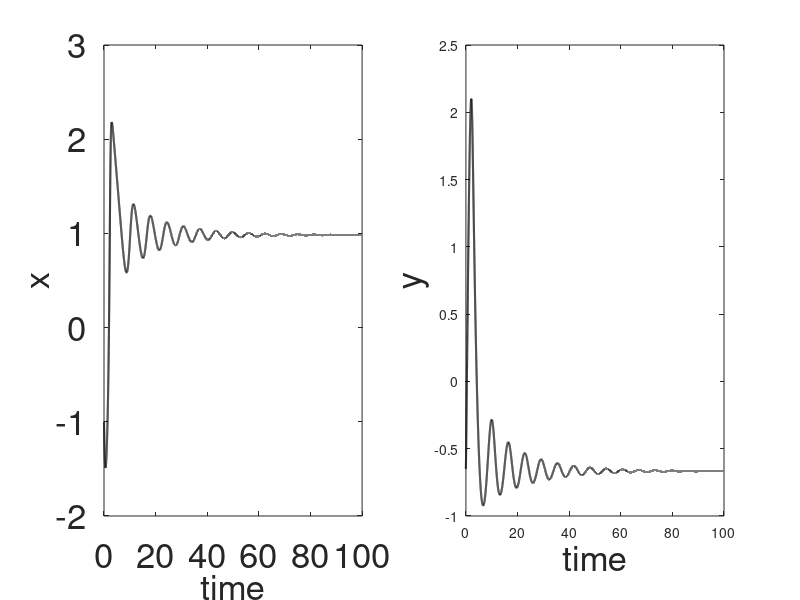
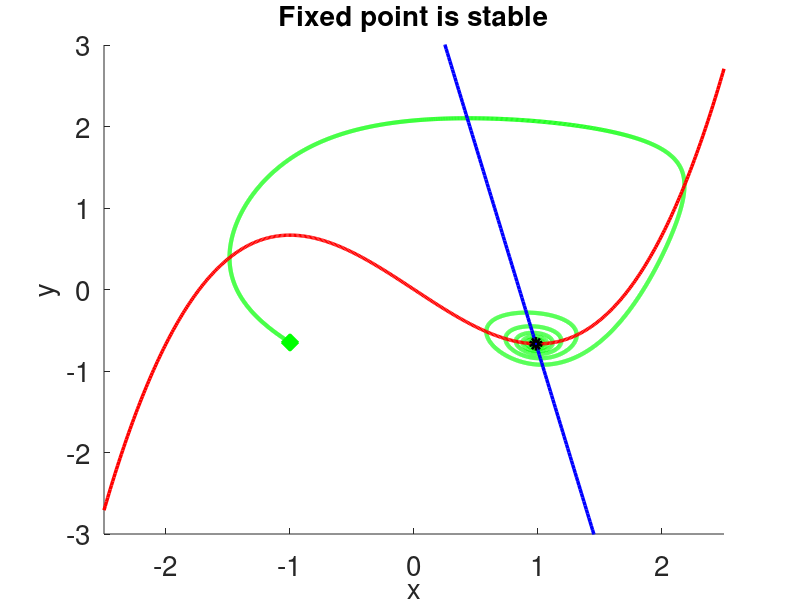

Write MATLAB code to recreate these figures, in order.
% extended FitzHugh-Nagumo Model

close all;

dt=0.002;
t0=0;
tf=100;
t=t0:dt:tf;
N=length(t);

alpha=0.85;
tau=1.25;
gamma=1;  %gamma close to 1
b=0.2;  % incline 


x_limit=2.5;
y_limit=2;
xE=(-x_limit:0.01:x_limit);
yE1=xE.^3/3 - gamma*xE;  % make yE totally minus
yE2=(alpha-xE)/b;

xT=zeros(1,N);
yT=xT;
xT(1)=-1;
yT(1)=-0.65;

for i=1:N-1
   xT(i+1)=xT(i)+(gamma*xT(i)-xT(i)^3/3+yT(i))*dt*tau; 
   yT(i+1)=yT(i)+(xT(i)+b*yT(i)-alpha)*(-1/tau)*dt;
end

figure(1)
subplot(1,2,1)
plot(t,xT,'k','LineWidth',1.5)
set(gca,'FontSize',25);
xlabel('time','FontSize',25)
ylabel('x','FontSize',25)
subplot(1,2,2)
set(gca,'FontSize',25);
plot(t,yT,'k','LineWidth',1.5)
xlabel('time','FontSize',25)
ylabel('y','FontSize',25)

% intersection of nullclines
its0=-2; %initial intersection point trial
its_x = fsolve(@(its_x)(-gamma*its_x -(alpha-its_x)/b + its_x^3/3 ), its0);
its_y = (alpha-its_x)/b;
its_y2 = its_x^3/3 - gamma*its_x;

A=1;
B=b/tau - (gamma - its_x^2)*tau;
C=1- b*(gamma - its_x^2);

lambda1= (-B + sqrt(B^2 - 4*A*C)) / (2*A);
lambda2= (-B - sqrt(B^2 - 4*A*C)) / (2*A);

figure(2)
hold on
plot(xT,yT, 'g', 'LineWidth',3)
plot(xT(1),yT(1), 'xg', 'LineWidth',10)
plot(xE,yE1,'r','LineWidth',2.5)
set(gca,'FontSize',20);
xlabel('x','FontSize',20)
ylabel('y','FontSize',20)
plot(xE,yE2,'b','LineWidth',2.5)
axis([-x_limit x_limit -y_limit-1 y_limit+1])
if real(lambda1) < 0 && real(lambda2)<0
plot(its_x, its_y, 'ok', 'LineWidth',4)
title('Fixed point is stable', 'FontSize',20)
elseif  real(lambda1) < 0 && real(lambda2)>0  
    plot(its_x, its_y, '--gs', 'LineWidth',20)
    title('Fixed point is Saddle', 'FontSize',20)
elseif  real(lambda1) > 0 && real(lambda2)<0
    plot(its_x, its_y, '--gs', 'LineWidth',10)
    title('Fixed point is Saddle', 'FontSize',20)
else
    plot(its_x, its_y, 'sk', 'LineWidth',2)
    title('Fixed point is unstable', 'FontSize',20)
end
hold off

%note saddle does not happen actually, beacuse we eliminate it

